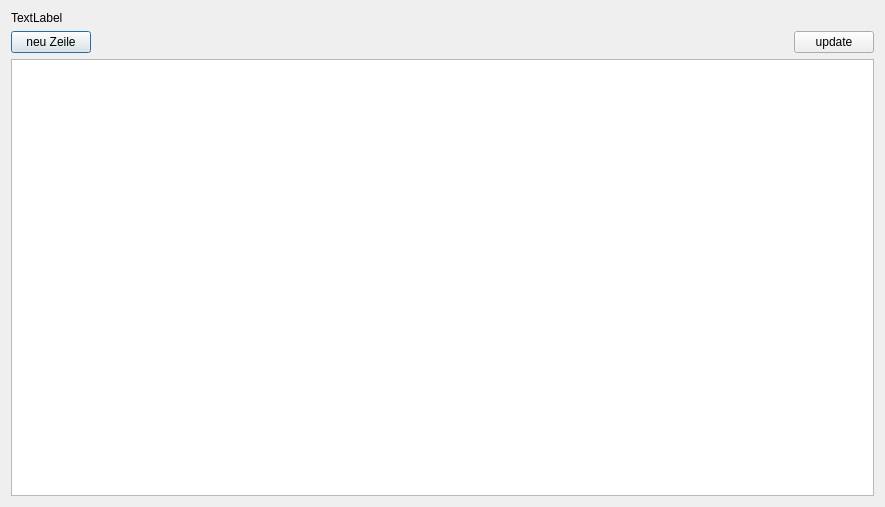
<?xml version="1.0" encoding="UTF-8"?>
<ui version="4.0">
 <class>Dialog_Abteilung</class>
 <widget class="QDialog" name="Dialog_Abteilung">
  <property name="geometry">
   <rect>
    <x>0</x>
    <y>0</y>
    <width>885</width>
    <height>507</height>
   </rect>
  </property>
  <property name="windowTitle">
   <string>Dialog</string>
  </property>
  <layout class="QVBoxLayout" name="verticalLayout">
   <item>
    <widget class="QLabel" name="label_DialogAbtQuery">
     <property name="text">
      <string>TextLabel</string>
     </property>
    </widget>
   </item>
   <item>
    <layout class="QHBoxLayout" name="horizontalLayout">
     <item>
      <widget class="QPushButton" name="pushButton">
       <property name="text">
        <string>neu Zeile</string>
       </property>
      </widget>
     </item>
     <item>
      <spacer name="horizontalSpacer">
       <property name="orientation">
        <enum>Qt::Horizontal</enum>
       </property>
       <property name="sizeHint" stdset="0">
        <size>
         <width>40</width>
         <height>20</height>
        </size>
       </property>
      </spacer>
     </item>
     <item>
      <widget class="QPushButton" name="pushButton_2">
       <property name="text">
        <string>update</string>
       </property>
      </widget>
     </item>
    </layout>
   </item>
   <item>
    <widget class="QTableView" name="tableView">
     <property name="alternatingRowColors">
      <bool>true</bool>
     </property>
     <property name="selectionMode">
      <enum>QAbstractItemView::SingleSelection</enum>
     </property>
    </widget>
   </item>
  </layout>
  <action name="actiondonothing">
   <property name="text">
    <string>donothing</string>
   </property>
   <property name="shortcut">
    <string>Return</string>
   </property>
   <property name="menuRole">
    <enum>QAction::NoRole</enum>
   </property>
  </action>
 </widget>
 <resources/>
 <connections/>
</ui>
